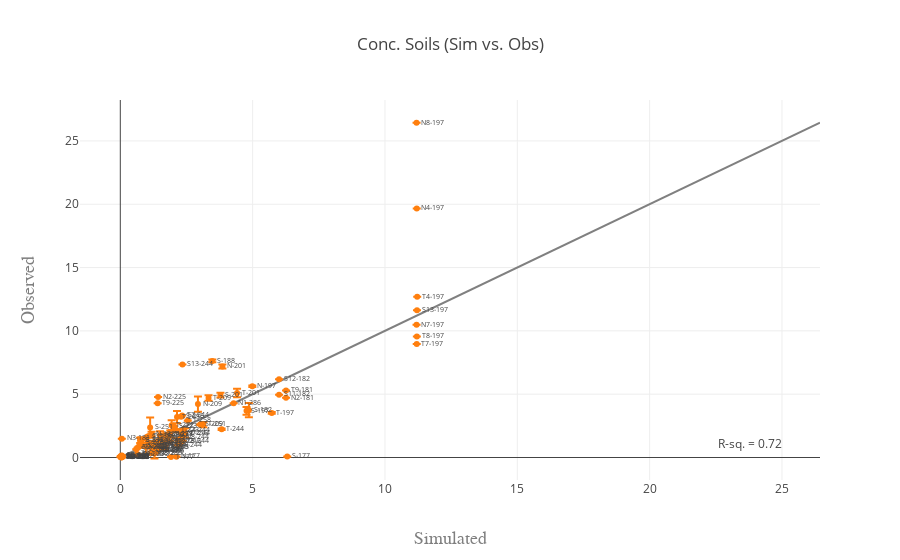

Notebook code cell kept with this figure:
### Code cell
test_var = 'ug.g'
sd = 'ug.g.SD'

data = [get_xy_line(conc_dat, test_var), 
        get_scatter(conc_dat, test_var, sd)]

fig = go.Figure(data=data, layout=get_layout(conc_dat, test_var, title='Conc. Soils (Sim vs. Obs)'))
iplot(fig)
